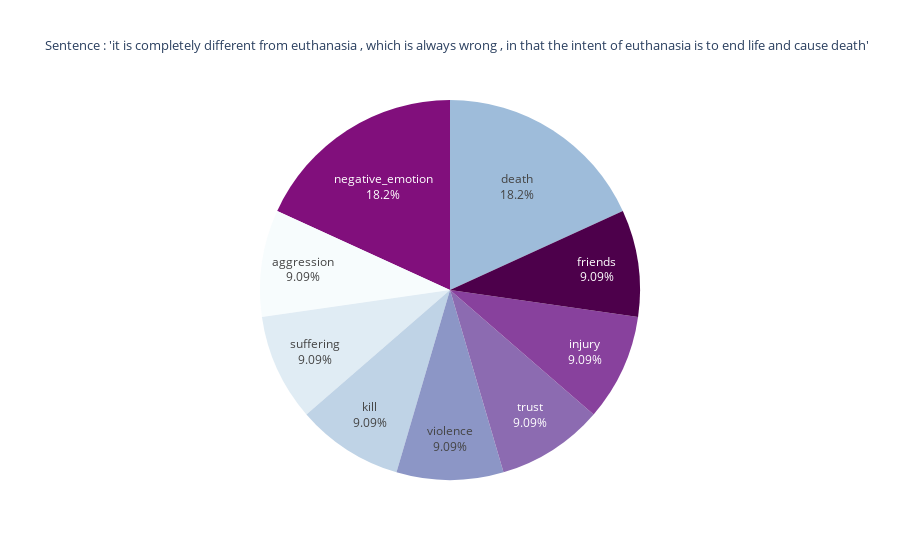

Notebook code for this chart:
### Markdown cell above
# Limits of the analysis

### Code cell
result = lexicon.analyze("it is completely different from euthanasia , which is always wrong , in that the intent of euthanasia is to end life and cause death", normalize=False)
result = {x:y for x,y in result.items() if y!=0}
print(result)

labels_ = list(result.keys())
values_ = list(result.values())

# Use `hole` to create a donut-like pie chart
fig = go.Figure(data=[go.Pie(labels=labels_, values=values_, textinfo='label+percent')]) #, hole=.5

fig.update_traces(marker=dict(colors=px.colors.sequential.BuPu)) #RdBu

fig.update_layout(title_text="Sentence : 'it is completely different from euthanasia , which is always wrong , in that the intent of euthanasia is to end life and cause death'",
                 title_font_size=13,showlegend=False)

fig.show()

### Figure 1 — Plotly figure (JSON) as saved in the notebook; plotly's stock layout.template omitted (floating-point values rounded to 4 significant figures)
{"data": [{"labels": ["aggression", "suffering", "kill", "death", "violence", "trust", "injury", "negative_emotion", "friends"], "marker": {"colors": ["rgb(247,252,253)", "rgb(224,236,244)", "rgb(191,211,230)", "rgb(158,188,218)", "rgb(140,150,198)", "rgb(140,107,177)", "rgb(136,65,157)", "rgb(129,15,124)", "rgb(77,0,75)"]}, "textinfo": "label+percent", "type": "pie", "values": [1, 1, 1, 2, 1, 1, 1, 2, 1]}], "layout": {"showlegend": false, "title": {"font": {"size": 13}, "text": "Sentence : 'it is completely different from euthanasia , which is always wrong , in that the intent of euthanasia is to end life and cause death'"}}}
